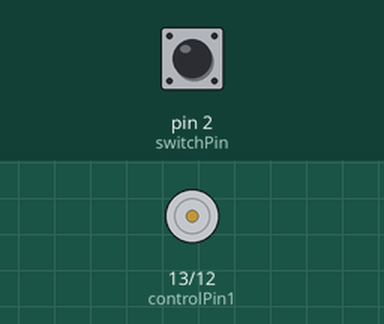
This sketch was run on a simulated Arduino Uno, built with avr-gcc and run on an emulated ATmega328P. Shown: motor-driver pin pairs drawn as motors (green arrow = first pin HIGH = forward, orange = second pin HIGH = backward, longer = more drive, scaled by the enable pin). The test bench sets the inputs (shaded band); at power-on: pin 2 (switchPin) HIGH.

Above: at 1.2 s.
1.3 s: pin 2 (switchPin) pulled LOW for 0.15 s
At 1.37 s:
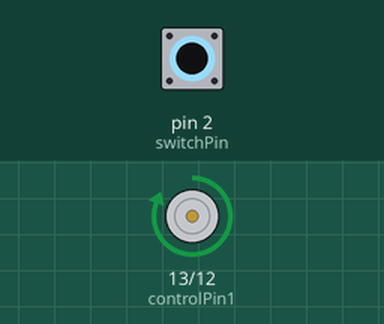
2.9 s: pin 2 (switchPin) pulled LOW for 3.2 s
At 7.2 s:
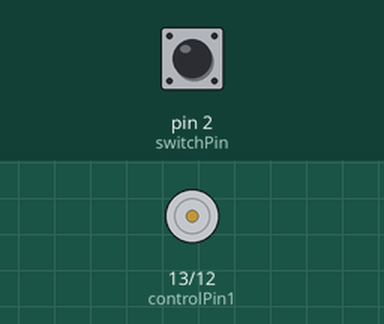
Timing chart, 0 to 8.7 s (numbered marks = the images above; inputs shaded):
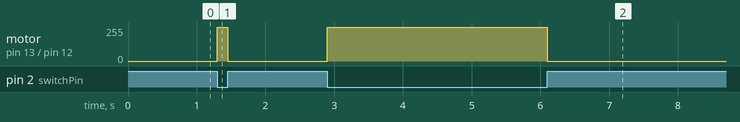

Measured:
- after the input at 1.3 s, motor on pin 13 (controlPin1) / pin 12 (controlPin2): stopped → forward 255/255 at once, → stopped 0.15 s later
- after the input at 2.9 s, motor on pin 13 (controlPin1) / pin 12 (controlPin2): stopped → forward 255/255 at once, → stopped 3.2 s later

The sketch:

Misson05_4.ino
```cpp
/* モーター制御に必要なPIN */
// int型の変数controlPin1を宣言
// 整数「13」を代入
const int controlPin1 = 13;
// int型の変数controlPin2を宣言
// 整数「12」を代入
const int controlPin2 = 12;
// int型の変数enablePinを宣言
// 整数「11」を代入
const int enablePin = 11;

/* タクトスイッチの設定 */
/* タクトスイッチのPIN */
// int型の変数switchPinを宣言
// 整数「2」を代入
const int switchPin = 2;
/* 以前のタクトスイッチの状態を保存する変数 */
// int型の変数previous_switch_stateを宣言
// HIGH(整数「0」)を代入
int previous_switch_state = HIGH;

/* チャタリング対策用変数 */
// 最後にタクトスイッチが押された時間
unsigned long last_switch_time = 0;
// スイッチの状態が変化した時に待つ時間
const int switchDebounceTime = 100;

void setup() {
  /* モーター制御PINの設定 */
  // controlPin1を出力に設定
  pinMode(controlPin1, OUTPUT);
  // controlPin2を出力に設定
  pinMode(controlPin2, OUTPUT);
  // enablePinを出力に設定
  pinMode(enablePin, OUTPUT);
  /* タクトスイッチPINの設定 */
  // switchPinを入力(プルアップ抵抗を使用)に設定
  pinMode(switchPin, INPUT_PULLUP);
}

void loop() {
  // タクトスイッチの状態を読み込む
  int switch_state = digitalRead(switchPin);
  // スイッチの状態が変化していない時
  if (switch_state != previous_switch_state) {
    // 設定した待ち時間以上経過している場合
    unsigned long period_time = millis() - last_switch_time;
    if (period_time > switchDebounceTime) {
      // スイッチが押された時
      if (switch_state == LOW) {
        // モーターを100%のスピードで回転
        setSpeed(100);
      }
      // スイッチが押されていない時
      else {
        // モーターを停止
        setSpeed(0);
      }
    }
    // 最後にタクトスイッチが押された時間を更新
    last_switch_time = millis();
  }
  // 以前のスイッチの状態を更新
  previous_switch_state = switch_state;
}

/* モーターの状態を切り替える */
void switchMotor(int speed_rate) {
  // speed_rateが0の時モーターを停止
  if (speed_rate == 0) {
    /* モーターを停止 */
    // controlPin1をLOWに設定
    digitalWrite(controlPin1, LOW);
    // controlPin2をLOWに設定
    digitalWrite(controlPin2, LOW);
  }
  // speed_rateが0より大きい時モーターを正転
  else if (speed_rate > 0) {
    /* モーターを正転 */
    // controlPin1をHIGHに設定
    digitalWrite(controlPin1, HIGH);
    // controlPin2をLOWに設定
    digitalWrite(controlPin2, LOW);
  }
  // speed_rateが0より小さい時モーターを逆転
  else if (speed_rate < 0) {
    /* モーターを逆転 */
    // controlPin1をLOWに設定
    digitalWrite(controlPin1, LOW);
    // controlPin2をHIGHに設定
    digitalWrite(controlPin2, HIGH);
  }
}

/* スピードを割合で指定 */
void setSpeed(int speed_rate) {
  // モーターの状態を切り替える
  switchMotor(speed_rate);
  // speed_rateを0~100から0~255に変換
  int motor_speed = map(abs(speed_rate), 0, 100, 0, 255);
  /* モーターのスピードを設定 */
  // enablePinにmotor_speedを設定
  analogWrite(enablePin, motor_speed);
}

// map関数とは、指定した範囲の値を別の範囲の値に変換する関数
// map(変換する値, 変換前の最小値, 変換前の最大値, 変換後の最小値,
// 変換後の最大値)
// 変換する値が変換前の最小値より小さい場合は、変換後の最小値を返す
// 変換する値が変換前の最大値より大きい場合は、変換後の最大値を返す

// 例えば、map(100, 0, 100, 0, 255)の場合、
// 100が変換前の最小値より大きいので、
// 100を変換前の最大値で割った値である1を変換後の最大値で割った値である255に掛ける
// 255 * 1 = 255
// つまり、100は変換後の最大値である255に変換される

// また、map(0, 0, 100, 0, 255)の場合、
// 0が変換前の最小値と同じなので、
// 0を変換前の最大値で割った値である0を変換後の最大値で割った値である255に掛ける
// 255 * 0 = 0
// つまり、0は変換後の最小値である0に変換される

// このように、map関数は、指定した範囲の値を別の範囲の値に変換する関数である

// このプログラムでは、map関数を使って、
// speed_rateを0~100から0~254に変換している

// abs関数とは、絶対値を返す関数
// abs(値)
// 例えば、abs(-100)の場合、
// -100の絶対値である100を返す
// つまり、abs(-100)は100を返す

// このプログラムでは、abs関数を使って、
// speed_rateの絶対値を取得している

// millisecond関数とは、プログラムが起動してからの経過時間をミリ秒で返す関数
// millisecond関数は、unsigned long型の値を返す
// unsigned long型とは、符号なしの32ビットの整数型である
// つまり、0から4294967295までの値を表すことができる

// このプログラムでは、millisecond関数を使って、
// プログラムが起動してからの経過時間をミリ秒で取得している

// analogWrite関数とは、PWM信号を出力する関数
// analogWrite(ピン番号, デューティ比)
// デューティ比は0~255の値を取る
// 0の場合は、出力がLOWになる
// 255の場合は、出力がHIGHになる

// このプログラムでは、analogWrite関数を使って、
// モーターのスピードを設定している

// unsignedとは、符号なしのことである
// つまり、unsigned int型とは、符号なしの16ビットの整数型である
// つまり、0から65535までの値を表すことができる
// マイナスの数値を表さない時に、unsignedを使う
// マイナスの数値を入れると、正しい値が取得できなくなる
// 例えば、unsigned int型の変数に-1を代入すると、65535になる
// 例えば、unsinged long型の変数に-1を代入すると、4294967295になる

// int型とは、16ビットの整数型である
// つまり、-32768から32767までの値を表すことができる
// 少数点以下の数値を表さない時に、intを使う
// 少数を入れた場合、小数点以下は切り捨てられる

// long型とは、32ビットの整数型である
// つまり、-2147483648から2147483647までの値を表すことができる
// int型よりも大きな値を表すことができる
// ミリ秒単位で時間を表す場合は、long型を使う
// 少数を入れた場合、小数点以下は切り捨てられる

// ArduinoにおけるHIGHとLOWとは、電圧の高さを表す
// HIGHは、5Vを表す
// LOWは、0Vを表す
// HIGHは3.3VでもOK

// ArduinoにおけるHIGHとLOWは、定数である
// つまり、HIGHとLOWは、変更できない
// int型の変数にHIGHを代入すると、1が代入される
// int型の変数にLOWを代入すると、0が代入される

// HIGHTの型は、int型である
// LOWの型は、int型である

// Arudinoにおけるsetup関数とは、プログラムが起動した時に一度だけ実行される関数である
// setup関数は、void型の関数である
// つまり、setup関数は、戻り値を返さない関数である

// Arudinoにおけるloop関数とは、プログラムが起動した時に繰り返し実行される関数である
// loop関数は、予約語である
// loop関数は、void型の関数である
// つまり、loop関数は、戻り値を返さない関数である

// Arudinoのプログラムの書き方は、以下のようになる
// 変数の宣言
// setup関数の中に、初期化処理を書く
// loop関数の中に、繰り返し実行する処理を書く

// Arudinoのプログラムは大きく分けて、以下の3つの部分からなる
// 変数の宣言
// setup関数
// loop関数

// 変数の宣言とは、変数を宣言することである
// 変数の宣言は、以下のように書く
// int型の変数aを宣言する場合は、以下のように書く
// int a;
// int型の変数aを宣言し、0を代入する場合は、以下のように書く
// int a = 0;
// 定数の宣言は、以下のように書く
// int型の定数aを宣言する場合は、以下のように書く
// const int a;
// int型の定数aを宣言し、0を代入する場合は、以下のように書く
// const int a = 0;

// if文とは、条件分岐を行うための文である
// if文は、以下のように書く
// if(条件式){
// 条件式が成り立った時に実行する処理
// }

// ifelse文とは、条件分岐を行うための文である
// ifelse文は、以下のように書く
// if(条件式){
// 条件式が成り立った時に実行する処理
// }else{
// 条件式が成り立たなかった時に実行する処理
// }

// if-else if-else文とは、条件分岐を行うための文である
// if-else if-else文は、以下のように書く
// if(条件式1){
// 条件式1が成り立った時に実行する処理
// }else if(条件式2){
// 条件式1が成り立たなかった時に、条件式2が成り立った時に実行する処理
// }else{
// 条件式1と条件式2が成り立たなかった時に実行する処理
// }
```
